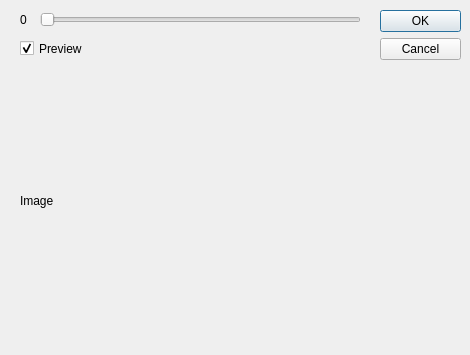
<?xml version="1.0" encoding="UTF-8"?>
<ui version="4.0">
 <class>SliderDialog</class>
 <widget class="QDialog" name="SliderDialog">
  <property name="geometry">
   <rect>
    <x>0</x>
    <y>0</y>
    <width>470</width>
    <height>355</height>
   </rect>
  </property>
  <property name="windowTitle">
   <string>Dialog</string>
  </property>
  <property name="windowIcon">
   <iconset resource="../../../res/icons.qrc">
    <normaloff>:/icons/icons/witch.png</normaloff>:/icons/icons/witch.png</iconset>
  </property>
  <widget class="QDialogButtonBox" name="buttonBox">
   <property name="geometry">
    <rect>
     <x>380</x>
     <y>10</y>
     <width>81</width>
     <height>331</height>
    </rect>
   </property>
   <property name="orientation">
    <enum>Qt::Vertical</enum>
   </property>
   <property name="standardButtons">
    <set>QDialogButtonBox::Cancel|QDialogButtonBox::Ok</set>
   </property>
  </widget>
  <widget class="QSlider" name="slider">
   <property name="geometry">
    <rect>
     <x>40</x>
     <y>10</y>
     <width>321</width>
     <height>20</height>
    </rect>
   </property>
   <property name="minimum">
    <number>1</number>
   </property>
   <property name="maximum">
    <number>1000</number>
   </property>
   <property name="orientation">
    <enum>Qt::Horizontal</enum>
   </property>
  </widget>
  <widget class="QLabel" name="sliderLabel">
   <property name="geometry">
    <rect>
     <x>20</x>
     <y>10</y>
     <width>20</width>
     <height>20</height>
    </rect>
   </property>
   <property name="text">
    <string>0</string>
   </property>
  </widget>
  <widget class="QLabel" name="previewLabel">
   <property name="geometry">
    <rect>
     <x>20</x>
     <y>60</y>
     <width>351</width>
     <height>281</height>
    </rect>
   </property>
   <property name="frameShape">
    <enum>QFrame::Box</enum>
   </property>
   <property name="lineWidth">
    <number>0</number>
   </property>
   <property name="text">
    <string>Image</string>
   </property>
  </widget>
  <widget class="QCheckBox" name="previevBox">
   <property name="geometry">
    <rect>
     <x>20</x>
     <y>40</y>
     <width>70</width>
     <height>17</height>
    </rect>
   </property>
   <property name="text">
    <string>Preview</string>
   </property>
   <property name="checked">
    <bool>true</bool>
   </property>
  </widget>
 </widget>
 <resources>
  <include location="../../../res/icons.qrc"/>
 </resources>
 <connections>
  <connection>
   <sender>buttonBox</sender>
   <signal>accepted()</signal>
   <receiver>SliderDialog</receiver>
   <slot>accept()</slot>
   <hints>
    <hint type="sourcelabel">
     <x>248</x>
     <y>254</y>
    </hint>
    <hint type="destinationlabel">
     <x>157</x>
     <y>274</y>
    </hint>
   </hints>
  </connection>
  <connection>
   <sender>buttonBox</sender>
   <signal>rejected()</signal>
   <receiver>SliderDialog</receiver>
   <slot>reject()</slot>
   <hints>
    <hint type="sourcelabel">
     <x>316</x>
     <y>260</y>
    </hint>
    <hint type="destinationlabel">
     <x>286</x>
     <y>274</y>
    </hint>
   </hints>
  </connection>
 </connections>
</ui>
